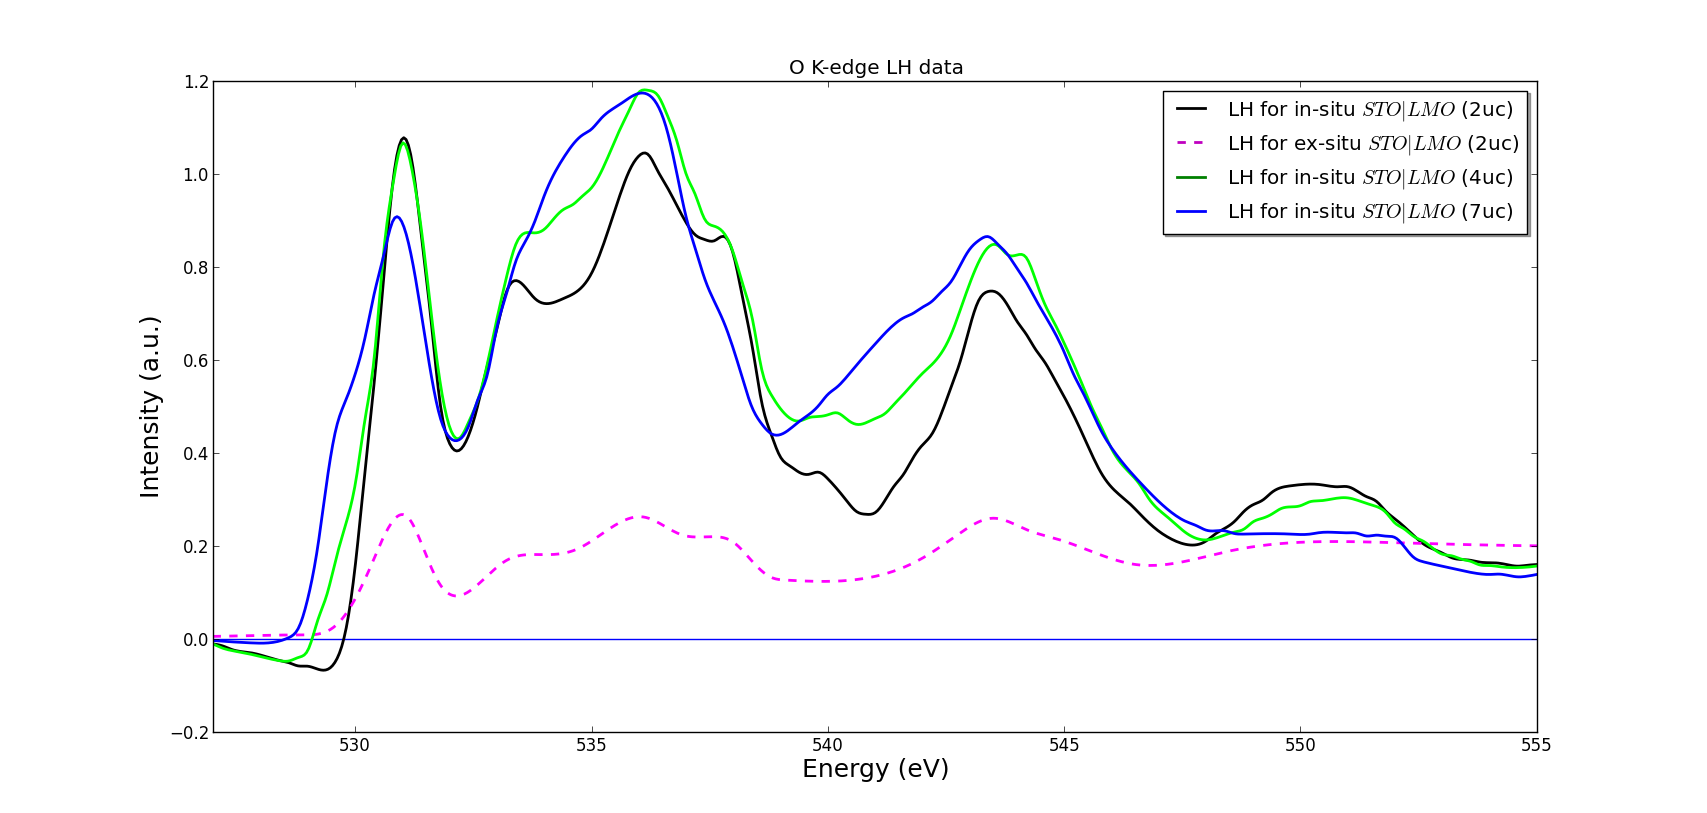

Python code for this plot:
"""
Script to analyse LH and LH spectra
"""
import matplotlib.lines as mlines
import matplotlib.pyplot as plt
import numpy as np
import math
import copy
import random
import h5py
import copy
import csv

LH2in = "csv/LMO2OKin-1.csv"
LH2ex = "csv/LMO2OKex-1.csv"
LH4in = "csv/LMO4OKin-1.csv"
LH7in = "csv/LMO7OKin-1.csv"

XLD7inpol = "csv/LMO7OKin-3.csv"

def load(File):
    energy = []
    spectrum = []
    with open(File, 'rb') as f:
        reader = csv.reader(f)
        for row in reader:
            e, s = row
            energy.append(e)
            spectrum.append(s)

    return energy[1:], spectrum[1:]
    
def scaleIntensity(int_l, energy1, energy2):
    intensity = []
    for e1 in energy1:
        for n, e2 in enumerate(energy2):
            if e2 > e1:
                break
            e = e2
            
        # Build lineair fit between two nearest energies
        # I(e) = a*e + b
        try:
            a = (int_l[n] - int_l[n-1])/(e2 - e)
            b = int_l[n]-a*e2
            intensity.append(a*e1 + b)
        except: intensity.append(int_l[0])

    return intensity



if __name__ == '__main__':
    print "Gathering measurements data"

    engy_2in, spect_2in = load(LH2in)
    engy_2ex, spect_2ex = load(LH2ex)
    engy_4in, spect_4in = load(LH4in)
    engy_7in, spect_7in = load(LH7in)

    engy_7in, spect_7inpol = load(XLD7inpol)

    ref = np.mean([float(s) for n, s in enumerate(spect_2in) if float(engy_2in[n]) > 555])
    print .2/ref
    spect_2in = [float(s)*.2/ref for s in spect_2in]
    ref = np.mean([float(s) for n, s in enumerate(spect_2ex) if float(engy_2ex[n]) > 555])
    print .2/ref
    spect_2ex = [float(s)*.2/ref for s in spect_2ex]
    ref = np.mean([float(s) for n, s in enumerate(spect_4in) if float(engy_4in[n]) > 555])
    print .2/ref
    spect_4in = [float(s)*.2/ref for s in spect_4in]
    ref = np.mean([float(s) for n, s in enumerate(spect_7in) if float(engy_7in[n]) > 555])
    print .2/ref
    spect_7in = [float(s)*.2/ref for s in spect_7in]
    spect_7inpol = [float(s)*.2/ref for s in spect_7inpol]

    plt.plot(engy_7in, [0 for e in engy_7in])
    plt.plot(engy_2in, spect_2in, 'k-', linewidth=2.0, label="LH for in-situ $STO|LMO$ (2uc)")
    plt.plot(engy_2ex, spect_2ex, 'm--',linewidth=2.0, label="LH for ex-situ $STO|LMO$ (2uc)")
    plt.plot(engy_4in, spect_4in, 'g-', linewidth=2.0, label="LH for in-situ $STO|LMO$ (4uc)")
    plt.plot(engy_7in, spect_7in, 'b-', linewidth=2.0, label="LH for in-situ $STO|LMO$ (7uc)")
    
    legend = plt.legend(loc='bottom right', shadow=True)
    title = plt.title("O K-edge LH data")
    plt.xlabel("Energy (eV)", fontsize=18)
    plt.ylabel("Intensity (a.u.)", fontsize=18)
    plt.show()

    plt.plot(engy_7in, [0 for e in engy_7in])
    plt.plot(engy_7in, spect_7inpol, 'b-',linewidth=2.0, label="XLD for in-situ $STO|LMO$ (7uc)")
    
    legend = plt.legend(loc='bottom right', shadow=True)
    title = plt.title("O K-edge XLD data")
    plt.xlabel("Energy (eV)", fontsize=18)
    plt.ylabel("Intensity (a.u.)", fontsize=18)
    plt.show()
